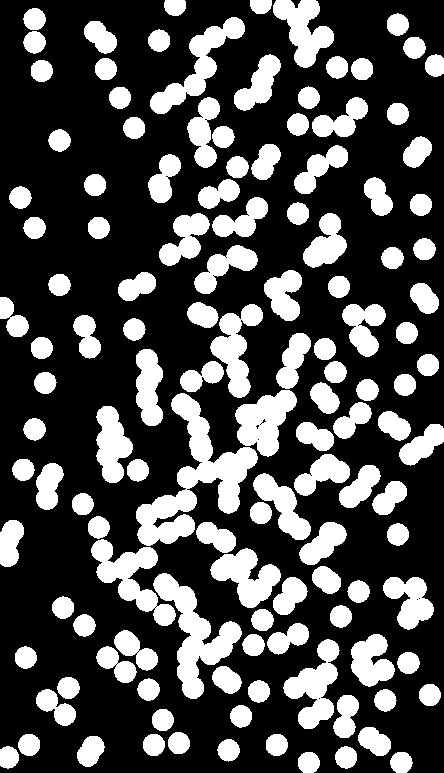
%> input picture 大作业/testphoto.jpg, 444 x 773 px
$ octave untitled.m   (GNU Octave 9; MATLAB toolbox functions it lacks are replaced by stand-ins)
%> lines starting %> are read from the running program, lines starting %| are printed output that depends on the picture; in (x1, y1, x2, y2) boxes, pixels count from 0 and x2, y2 are one past the last pixel; in counts of white or black regions, pixels touching at a corner belong together; the program's own positions count from 1
%% 清空环境
clear;clc;
close all

%% 参数定义

conn = 8;       %连通类型

Number = 280;   %斑点数量

se_list = {'square','disk','diamond'};  %形态学结构列表
se_list_img = zeros(41,41,3);
r = linspace(1,20,20);                  %结构半径

result = zeros(length(r),6);            %保存统计结果

% [11 lines of commented-out code are left out]

originalImage = imread("testphoto.jpg");
%> originalImage is the input picture: size 773x444 uint8; min 0, max 255, mean 76.3
figure;
imshow(originalImage);
title("原始图像")

%% 添加模拟噪声
% img_noise = imnoise(originalImage,'salt & pepper', 0.01);
% imshow(img_noise)

%% 预处理
figure;
imhist(originalImage,255);
title("图像灰度分布")
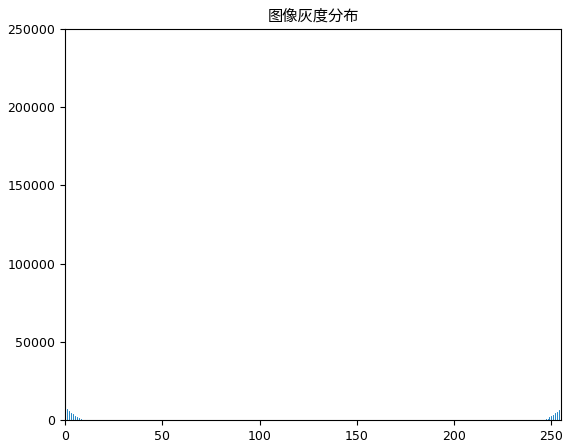
%> figure redrawn from the program's plot data; highest point at x = 0, y = 211168

T = inputdlg("请输入二值化阈值");
%> the answer given: 3
T = str2double(T{1});

figure;
img_bw = imbinarize(originalImage,T/256);
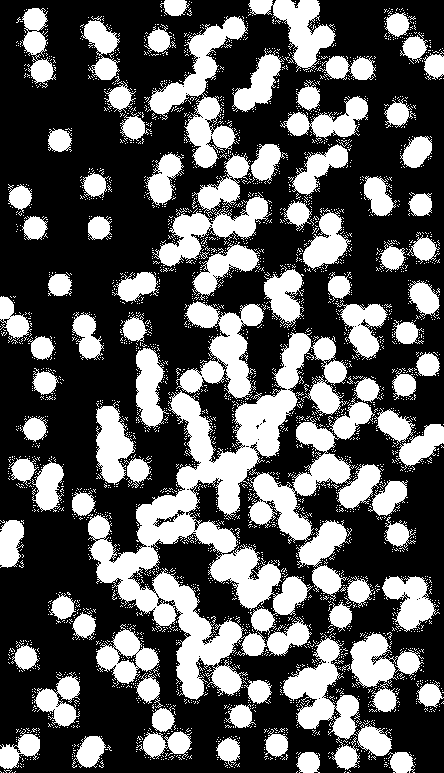
%> img_bw: size 773x444 logical; 34.7% white; 3382 white regions (3291 under 20 px), largest, box (x1, y1, x2, y2) and area: (88, 332, 348, 700) 26034, (248, 397, 381, 544) 6287, (147, 16, 248, 168) 4666
imshow(img_bw)
title("二值化图象")

ans0 = bwconncomp(img_bw,conn);
%> ans0 = 3382 connected components


count = 1;
%% 形态学处理
for s = se_list
    for i = r

        se=strel(s{1},i);  % 圆盘型结构元素

        img_erode = imerode(img_bw,se);
%         figure;
%         imshow(img_erode)


         ans1 = bwconncomp(img_erode,conn);
         result(i,count*2-1) = ans1.NumObjects;
         result(i,count*2) = ans1.NumObjects/Number;

         fprintf("腐蚀结构半径为: %d\n",i);
         fprintf('处理前图像中白色斑点的数量为: %d\n', ans0.NumObjects);
         fprintf("识别正确率: %.3f\n",ans0.NumObjects/Number)
         fprintf('处理后图像中白色斑点的数量为: %d\n', ans1.NumObjects);
         fprintf("识别正确率: %.3f\n",ans1.NumObjects/Number)

    end
    count = count + 1;
    figure;
%     se_list_img(:,:,count)=se.Neighborhood;
    imshow(se.Neighborhood)


end
%> this loop made 3 passes
%> (printed output is left out)
%> pass 2, `imshow(se.Neighborhood)`:
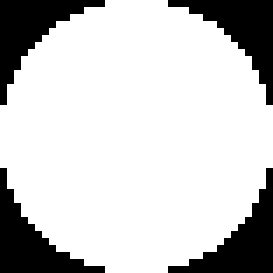
%> displayed picture: size 39x39 logical (shown 7 times larger); 79% white; 4 black regions, box (x1, y1, x2, y2) and area: (0, 0, 15, 15) 80, (24, 0, 39, 15) 80, (0, 24, 15, 39) 80, (24, 24, 39, 39) 80
%> after the loop, count = 4; result = 20 rows, first 8: [3382 12.08 135 0.482 135 0.482; 139 0.496 141 0.504 141 0.504; 141 0.504 142 0.507 142 0.507; 142 0.507 149 0.532 152 0.543; 143 0.511 167 0.596 162 0.579; 148 0.529 175 0.625 172 0.614; 153 0.546 183 0.654 178 0.636; 160 0.571 201 0.718 187 0.668]
figure;
title("不同形态学结构处理结果");
xlabel("半径")
yyaxis left
bar1(:,1) = result(:,1);
bar1(:,2) = result(:,3);
bar1(:,3) = result(:,5);
GO = bar(bar1,1,'EdgeColor','black');
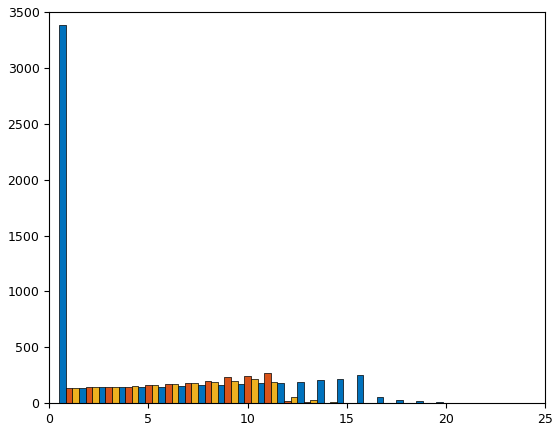
%> figure redrawn from the program's plot data; tallest bar 3382 high, from x = 0.5 to 0.833; tallest bar 269 high, from x = 10.83 to 11.17; tallest bar 218 high, from x = 10.17 to 10.5
%> (the run ends here)
